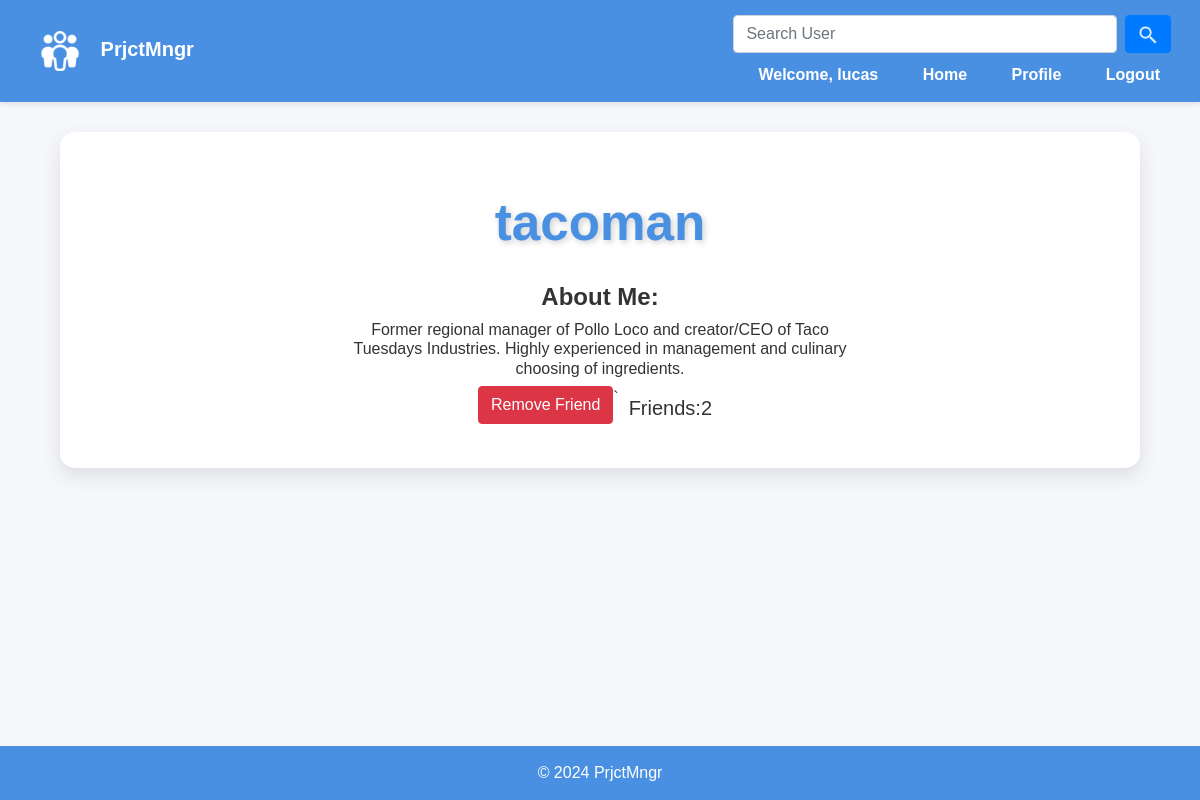
The app's page /profile/tacoman (signed in) with its own data.
### team/models.py (models this page shows)
class User(AbstractUser):
    friends = models.ManyToManyField('self', related_name='friends', blank=True)
    bio = models.TextField()

### team/views.py (the view)
# urls.py: path('profile/<str:username>', views.profile, name='profile'),
@csrf_exempt
def profile(request,username):
        user = User.objects.get(username=username)
        if(request.user==user):
            friend_requests = FriendRequest.objects.filter(receiver=user)
            return render(request,"profile.html",{"profile_user":user,"friend_requests":friend_requests})
        try:
            friend_request_received=FriendRequest.objects.get(sender=user,receiver=request.user)
        except FriendRequest.DoesNotExist:
            friend_request_received = None
        try:
            friend_request_sent = FriendRequest.objects.get(receiver=user,sender=request.user)
        except FriendRequest.DoesNotExist:
            friend_request_sent = None
        return render(request,"profile.html",{"profile_user":user,"friend_request_received":friend_request_received,"friend_request_sent":friend_request_sent})

### team/templates/profile.html (shortened to what this page needs)
{% extends "layout.html" %}
{% load static %}
{% block body %}
    <div id="profile_info_div" style='justify-items: center; text-align: center;'>
        <h1 id="profile_username">{{ profile_user.username }}</h1>
        <h4 style="font-weight: bold">About Me:</h4>
        <h6 id ="profile_bio" style = "width:50%;"> {{ profile_user.bio }}</h6>
        <div style="justify-content:center" class="row">
             {% if user == profile_user %}
                <button id="edit_profile" class="btn btn-outline-primary" >Edit Profile</button>
            {% elif user in profile_user.friends.all %}
                <form action="{% url 'remove_friend' profile_user.username %}" method="POST">
                    <button class="btn btn-danger">Remove Friend</button>
                </form>
            {% elif friend_request_sent %}
                <form action="{% url 'remove_friend_request' profile_user.username %}" method="POST">
                    {% csrf_token %}
                    <button class="btn btn-warning">Cancel Friend Request</button>
                </form>
            {% elif friend_request_received %}
                <form action="{% url 'accept_friend_request' profile_user.username %}" method="POST">
                    {% csrf_token %}
                    <button class="btn btn-success">Accept Friend Request</button>
                </form>
            {% else %}
                <form action="{% url 'friend_request' profile_user.username %}" method="POST">
                    {% csrf_token %}
                    <button class="btn btn-primary">Send Friend Request</button>
                </form>
            {% endif %}`
            <div style="margin:10px" class="row">
                <h5>Friends: </h5><h5 id="friend_count" value="{{ profile_user.friends.count }}">{{ profile_user.friends.count }}</h5>
            </div>
        </div>
    </div>
{% endblock %}

### team/templates/layout.html (shortened to what this page needs)
{% load static %}
<!DOCTYPE html>
<html lang="en">
<head>
    <link rel="stylesheet" href="https://cdn.jsdelivr.net/npm/bootstrap@4.4.1/dist/css/bootstrap.min.css">
</head>
<body>
    <nav class="navbar navbar-expand-lg">
        <a class="navbar-brand" href="{% url 'index' %}">
            <img src="{% static 'appLogo.png' %}" alt="PrjtMngr Logo">
            PrjctMngr
        </a>
        <div class="ml-auto">
            {% if user.is_authenticated %}
                <form method="POST" action="{% url 'search' %}">
                    <div class="form-row" style="margin-bottom: 10px">
                        <input required id="search_bar" name="search_term" class="form-control mr-sm-2" style="width:85%" type="search" placeholder="Search User"  aria-label="Search">
                        <button class="btn btn-primary" type="submit"><img style="height:20px;pointer-events:none" src="{% static 'searchLogo.png' %}"></button>
                    </div>
                </form>
                <a>Welcome, {{ user.username }}</a>
                <a href="{% url 'index' %}">Home</a>
                <a href="{% url 'profile' user.username %}" >Profile</a>
                <a href="{% url 'logout' %}">Logout</a>
            {% else %}
                <a class="links" href="{% url 'login' %}">Login</a>
                <a class="links" href="{% url 'register' %}">Register</a>
            {% endif %}
        </div>
    </nav>
    <div class="content-container">
        {% block body %}
        {% endblock %}
    </div>
    <footer>
        © 2024 PrjctMngr
    </footer>
</body>
</html>

### team/templates/layout.html (style rules this page uses)
body { font-family: 'Arial', sans-serif; background-color: #f5f7fa; color: #333; margin: 0; padding: 0; }
.navbar { background-color: #4a90e2; padding: 15px 20px; box-shadow: 0 2px 5px rgba(0, 0, 0, 0.1); }
.navbar-brand img { height: 40px; margin-right: 15px; }
.navbar a { color: #fff; margin: 0 20px; text-decoration: none; font-weight: bold; transition: color 0.3s ease; }
h1 { text-align: center; color: #4a90e2; font-size: 3.2rem; margin: 30px 0; font-weight: 700; text-shadow: 2px 2px 6px rgba(0, 0, 0, 0.2); }
.content-container { padding: 30px; background-color: #fff; border-radius: 15px; box-shadow: 0 8px 20px rgba(0, 0, 0, 0.1); margin: 30px auto; max-width: 90%; transition: box-shadow 0.3s ease-in-out; }
footer { background-color: #4a90e2; color: #fff; text-align: center; padding: 15px 0; position: fixed; bottom: 0; width: 100%; font-size: 1rem; }

### records on screen
User: username "lucas"
User: username "tacoman", bio "Former regional manager of Pollo Loco and creator/CEO of Taco Tuesdays Industries. Highly experienced in management and culinary choosing of ingredients.", friends.count "2"
